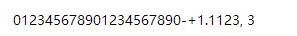
#> input picture core/ocr/ScreenClip2.png, 297 x 36 px
$ python ocr_naive.py
#> lines starting #> are read from the running program, lines starting #| are printed output that depends on the picture; after the words box and inside, x2 and y2 are one past the last pixel; in counts of white or black regions, pixels touching at a corner belong together
# -*- coding: utf-8 -*-
"""----------------------------------------------------------------------------
Author:
    Huang Quanyong (wo1fSea)
    quanyongh@foxmail.com
Date:
    2017/11/18
Description:
    ocr_naive.py
----------------------------------------------------------------------------"""

# from .ocr import OCR

import numpy as np
from PIL import Image, ImageDraw, ImageFont, ImageFilter
import matplotlib.pyplot as plt
from skimage.filters import threshold_otsu

CHAR_SET = "1234567890-=" \
           "!@#$%^&*()_+" \
           "qwertyuiop[]\\" \
           "QWERTYUIOP{}|" \
           "asdfghjkl;'" \
           "ASDFGHJKL:\"" \
           "zxcvbnm,./" \
           "ZXCVBNM<>?"

CHAR_SET_NUM = "+-1234567890.,"

FONT_SIZE = 100


class OCRNaive(object):
    def __init__(self, char_set=CHAR_SET, font="/Users/huangquanyong/Documents/GitHub/TheChineseRoom/core/ocr/Arial.ttf"):
        self._base_data = {}
        self._generate_data(char_set, font)
#> the loop in _generate_data, `for char in char_set:` made 14 passes
#> bbox in _generate_char_data on passes 1 to 12: (10, 31, 74, 93), (4, 62, 32, 70), (10, 20, 55, 93), (7, 18, 54, 93), (7, 18, 56, 94), (4, 20, 59, 93), (7, 20, 55, 94), (6, 18, 58, 94), (8, 20, 56, 93), (6, 18, 57, 94), (6, 18, 57, 94), (6, 18, 57, 94)
#> pass 1, in _generate_char_data, `image = image.convert("L")`:
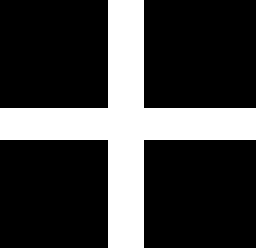
#> image: PIL image 64x62 L (shown 4 times larger); 25.2% white; 1 white region, box (x1, y1, x2, y2) and area: (0, 0, 64, 62) 998
#> pass 1, in _generate_char_data, `image = image.resize((FONT_SIZE, FONT_SIZE))`:
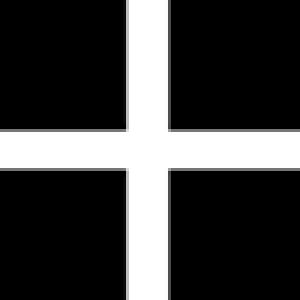
#> image: PIL image 100x100 L (shown 3 times larger); min 0, max 255, mean 64.2
#> after the loop in _generate_data, `for char in char_set:`: data = 14 items

    def image_to_string(self, image):
        return ""

    def _find_peeks(self, data, min_val=0, min_range=1):
        start = None
        peeks = []
        for i, val in enumerate(data):
            if val > min_val:
                if start is None:
                    start = i
            else:
                if start is not None:
                    if i - start >= min_range:
                        peeks.append((start, i))
                    start = None

        return peeks

    def _binary(self, image):
        # image = image.filter(ImageFilter.SHARPEN)
        # image = image.resize(map(lambda x: int(4 * x), image.size))

        threshold = threshold_otsu(image)
        binary = image > threshold

        if np.sum(binary) > binary.size / 2:
            binary = 1 - binary

        # binary = image * binary

        # fig, axes = plt.subplots(ncols=3, figsize=(8, 2.5))
        # ax = axes.ravel()
        # ax[0] = plt.subplot(1, 3, 1, adjustable='box-forced')
        # ax[1] = plt.subplot(1, 3, 2)
        # ax[2] = plt.subplot(1, 3, 3, sharex=ax[0], sharey=ax[0], adjustable='box-forced')
        #
        # ax[0].imshow(image, cmap=plt.cm.gray)
        # ax[0].set_title('Original')
        # ax[0].axis('off')
        #
        # ax[1].hist(image.ravel(), bins=256)
        # ax[1].set_title('Histogram')
        # ax[1].axvline(thresh, color='r')
        #
        # ax[2].imshow(binary, cmap=plt.cm.gray)
        # ax[2].set_title('Thresholded')
        # ax[2].axis('off')
        #
        # plt.show()

        return np.uint8(binary * 255)

    def r(self, image):
        images = self._split_image(image)
        string = ""
        for imgs in images:
            for img in imgs:
                string += self._match_char(img)
            string += "\n"
        return string

    def _split_image(self, image):
        image = image.filter(ImageFilter.SHARPEN)
        # image = image.resize(map(lambda x: int(4 * x), image.size))

        image_data = np.asarray(image.convert("L"), dtype=np.uint8)
        image_data = self._binary(image_data)

        h_sum = np.sum(image_data, axis=1)
        hps = self._find_peeks(h_sum)

        boxes = []
        for peek_range in hps:
            start_y = peek_range[0]
            end_y = peek_range[1]
            line_img = image_data[start_y:end_y, :]
            vertical_sum = np.sum(line_img, axis=0)
            # plt.plot(vertical_sum, range(vertical_sum.shape[0]))
            # plt.gca().invert_yaxis()
            # plt.show()
            vps = self._find_peeks(vertical_sum)
            boxes.append([])
            for vp in vps:
                boxes[-1].append((vp[0], start_y, vp[1], end_y))

        image2 = Image.fromarray(image_data)
        image2.show()
        image2 = image2.convert("RGB")
        draw = ImageDraw.Draw(image2)
        for bs in boxes:
            for b in bs:
                draw.rectangle(b, outline=(255, 0, 0))
        image2.show()

        images = []
        for bs in boxes:
            images.append([])
            for b in bs:
                images[-1].append(image.crop(b))

        return images

    def _match_char(self, image):
        image = image.convert("L")
        image_data = np.asarray(image, dtype=np.int32)
        image_data = self._binary(image_data)
        # if np.sum(image_data) > image_data.size * 255 / 2:
        #     image_data = 255 - image_data

        image = Image.fromarray(image_data)
        bbox = image.getbbox()
        # bbox = (bbox[0], 0, bbox[2], image.size[1])

        image = image.crop(bbox)
        image = image.resize((FONT_SIZE, FONT_SIZE))
        # image.show()
        image_data = np.asarray(image, dtype=np.int32)

        min_c = "0"
        min_d = np.sum((image_data - self._base_data[min_c]) ** 2)
        for c, data in self._base_data.items():
            d = np.sum((image_data - data) ** 2)
            if d < min_d:
                print(c, d)
                min_d = d
                min_c = c
        return min_c

    def _generate_data(self, char_set, font):
        data = {}
        for char in char_set:
            image = self._generate_char_data(char, font)
            data[char] = np.asarray(image, dtype=np.uint8)

        self._base_data = data

    def _generate_char_data(self, char, font):
        image = Image.new(mode="RGBA", size=(FONT_SIZE, FONT_SIZE))
        draw = ImageDraw.Draw(image)
        font = ImageFont.truetype(font, FONT_SIZE)
        draw.text((0, 0), char, font=font)
        # image.show()
        bbox = image.getbbox()
        # bbox = (bbox[0], 0, bbox[2], 100)
        image = image.crop(bbox)
        image = image.convert("L")
        image = image.resize((FONT_SIZE, FONT_SIZE))
        return image

    def _debug_print(self, image_data):
        w, h = image_data.shape
        for i in range(w):
            s = ""
            for j in range(h):
                s += " " + str(image_data[i][j])
            print(s)


if __name__ == '__main__':
    ocrn = OCRNaive(CHAR_SET_NUM)
    img = Image.open("ScreenClip2.png")
#> img is the input picture: PIL image 297x36 RGBA; mean R, G, B, A 242, 241.6, 242.1, 255
    string = ocrn.r(img)
#> in _split_image, `image_data = np.asarray(image.convert("L"), dtype=np.uint8)`:
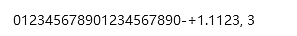
#> image_data: shape (36, 297); min 0, max 255, mean 241
#> in _binary, `threshold = threshold_otsu(image)`: threshold = 144
#> in _binary, `binary = image > threshold`:
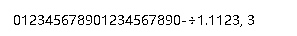
#> binary: shape (36, 297) bool; 94.2% white; black in thin lines or dots, all inside (x1, y1, x2, y2) = (14, 15, 254, 27)
#> in _split_image, `h_sum = np.sum(image_data, axis=1)`: h_sum = 36 values, max 24225 at index 15, min 0 at index 0, mean 4420
#> the loop in _find_peeks, `for i, val in enumerate(data):` made 36 passes
#> (val, start) on pass 16: (24225, 15)
#> val on passes 1 to 6: 0, 0, 0, 0, 0, 0
#> after the loop in _find_peeks, `for i, val in enumerate(data):`: peeks = [(15, 27)]
#> the loop in _split_image, `for peek_range in hps:` made 1 pass
#> after the loop in _split_image, `for peek_range in hps:`: boxes = 1 item
#> the loop in _split_image, `for bs in boxes:` made 1 pass
#> in _split_image, `image2.show()`:
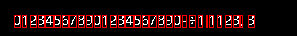
#> shown: PIL image 297x36 RGB; mean R, G, B 36.3, 10.4, 10.4
#> the loop in r, `for imgs in images:` made 1 pass
#> (printed output is left out)
#> pass 1, in _match_char, `image = image.resize((FONT_SIZE, FONT_SIZE))`:
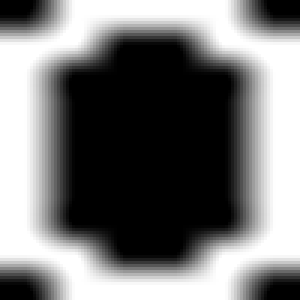
#> image: PIL image 100x100 L (shown 3 times larger); min 0, max 255, mean 119.4
#> pass 1, in _match_char (call 2), `image = image.resize((FONT_SIZE, FONT_SIZE))`:
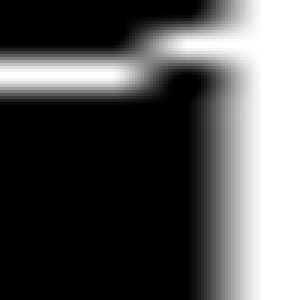
#> image: PIL image 100x100 L (shown 3 times larger); min 0, max 255, mean 84.3
    print(string)
#| 002345678900234567890-+0-0023-3

    # [5 lines of commented-out code are left out]
